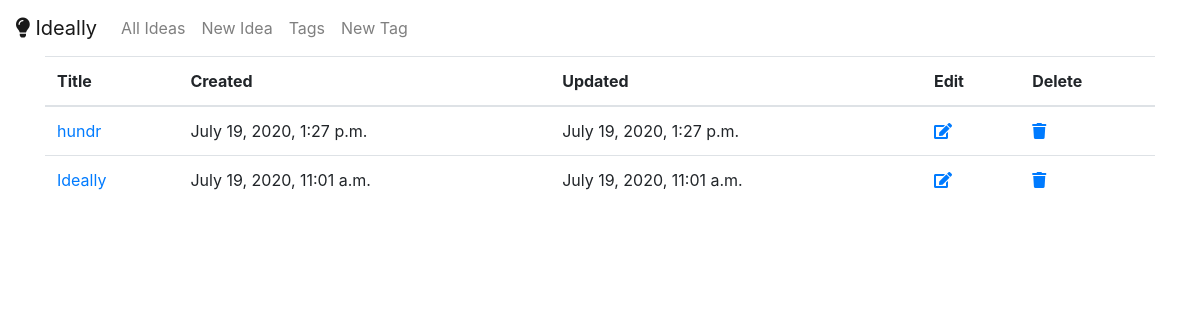
The page / on the database its author committed.
### app/models.py (models this page shows, shortened)
class Idea(models.Model):
    title = models.CharField(max_length=200)
    description = models.CharField(max_length=5000)
    creation_date = models.DateTimeField('date created', auto_now=True)
    update_date = models.DateTimeField('date updated', auto_now=True)
    tags = models.ManyToManyField(Tag)

### app/views.py (the view)
# urls.py: path('', IndexView.as_view(), name='index'),
class IndexView(generic.ListView):
    template_name = 'app/idea_index.html'
    context_object_name = 'idea_list'
    def get_queryset(self):
        return Idea.objects.all().order_by('-update_date')

### app/templates/app/idea_index.html
{% extends 'app/base.html' %}
{% block content %}
    {% if idea_list %}
    <table class="table">
        <thead>
            <tr>
                <th scope="col">Title</th>
                <th scope="col">Created</th>
                <th scope="col">Updated</th>
                <th scope="col">Edit</th>
                <th scope="col">Delete</th>
            </tr>
        </thead>
        <tbody>
            {% for idea in idea_list %}
            <tr>
                <td><a href="{% url 'app:detail' idea.id %}">{{ idea.title }}</a></td>
                <td>{{ idea.creation_date }}</td>
                <td>{{ idea.update_date }}</td>
                <td><a href="{% url 'app:edit' idea.id %}"><i class="fas fa-edit"></i></a></td>
                <td><a href="{% url 'app:delete' idea.id %}"><i class="fas fa-trash"></i></a></td>
            </tr>
            {% endfor %}
        </tbody>
    </table>
    {% else %}
        <p>No ideas added yet.</p>
    {% endif %}
{% endblock %}

### rows shown on the page
Idea: title "hundr", creation_date "July 19, 2020, 1:27 p.m.", update_date "July 19, 2020, 1:27 p.m."
Idea: title "Ideally", creation_date "July 19, 2020, 11:01 a.m.", update_date "July 19, 2020, 11:01 a.m."
